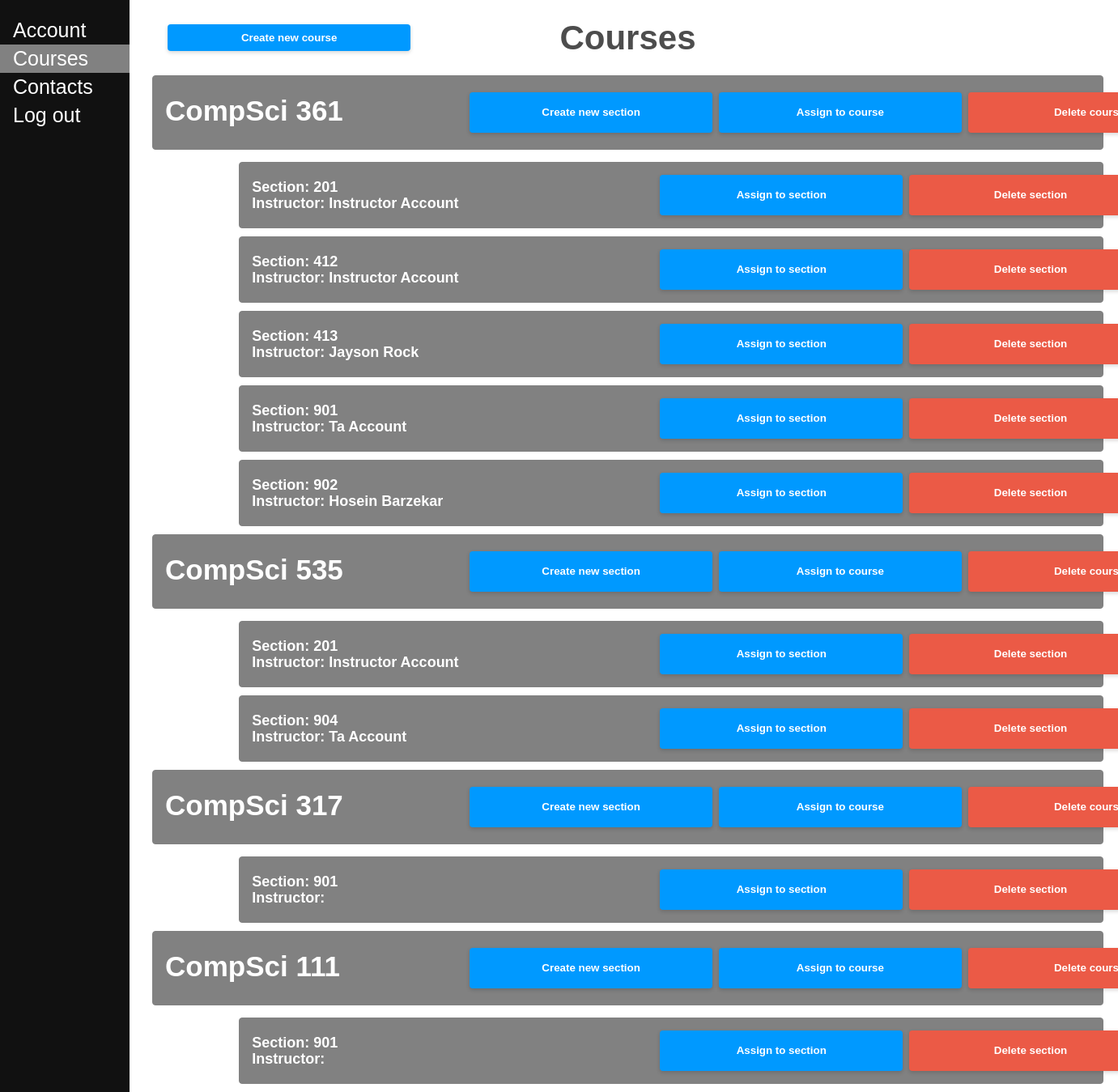
Page /course/ (signed in) on the committed database.
### ourapp/models.py (models this page shows, shortened)
class MyCourse(models.Model):
    name = models.CharField(max_length=100, default=None)
    number = models.IntegerField(default=None)
    people = models.ManyToManyField(MyUser, default=None, blank=True)

class MySection(models.Model):
    course = models.ForeignKey(MyCourse, on_delete=models.CASCADE, default=None)
    number = models.IntegerField(default=None)
    teacher = models.ForeignKey(MyUser, on_delete=models.CASCADE, default=None, null=True, blank=True)

class MyUser(models.Model):
    first_name = models.CharField(max_length=100, default=None)
    last_name = models.CharField(max_length=100, default=None)
    password = models.CharField(max_length=100, default=None)
    address = models.CharField(max_length=100, default=None)
    email = models.EmailField(default=None)
    phone_number = models.CharField(max_length=15, default=None)
    role = models.CharField(max_length=100, default=None, choices=Role.choices)
    skills = models.ManyToManyField(Skill, default=None, blank=True)

### ourapp/views.py (the view, shortened to what this page needs)
# urls.py: path('course/', Course.as_view(), name='course'),
class Course(View):
    def get(self, request):
        ValidSession = validate_session(request)
        if not ValidSession:
            return redirect("/")
        courses = MyCourse.objects.all()
        sections = MySection.objects.all()
        request.session['submitted'] = False
        accounts = MyUser.objects.filter(role__in=['instructor', 'ta'])
        return render(request, "course.html", {"courses": courses, "accounts": accounts, "sections": sections})

### ourapp/helper_methods.py (called while the page is built)
def validate_session(request):
    try:
        key = request.session['name']
    except:
        return False
    return True

### ourapp/templates/course.html (shortened to what this page needs)
<!DOCTYPE html>
<html lang="en">
<head>
    {% load static %}
    <link rel="stylesheet" href="{% static 'styles.css' %}">
</head>
<body>
    <div class="sidenav">
        <a href="/account/">Account</a>
        <a href="/course/" class="current">Courses</a>
        <a href="/contacts/">Contacts</a>
        <a href="/">Log out</a>
    </div>
    <div class="main">
        <section>
            {% if request.session.supervisor %}
                <button class="modButt" id="myBtn">Create new course</button>
            {% endif %}
            <h2>Courses</h2>
            {% for i in courses %}
                <div class="courseBlock">
                    <h1 class="courseName">{{ i.name }} {{ i.number }}</h1>
                    {% if request.session.supervisor %}
                        <div class="assButt">
                            <button class="modButt courseButt secButt">Create new section</button>
                            <button class="modButt courseButt">Assign to course</button>
                            <button class="modButt courseButt delButt">Delete course</button>
                        </div>
                    {% endif %}
                </div>
                {% for j in sections %}
                    {% if j.course == i %}
                        <div class="sectionBlock">
                            <h1 class="sectionName">Section: {{ j.number }}</h1>
                            <h1 class="sectionLead">Instructor: {{ j.teacher.first_name }} {{ j.teacher.last_name }}</h1>
                            {% if request.session.supervisor %}
                                <div class="secButt">
                                    <button class="modButt sectButt">Assign to section</button>
                                    <button class="modButt sectButt delButt">Delete section</button>
                                </div>
                            {% endif %}
                        </div>
                    {% endif %}
                {% endfor %}
            {% endfor %}
        </section>
    </div>
</body>
</html>

### static/styles.css (style rules this page uses)
.modButt { box-shadow: 0px 2px 5px 0px rgb(0 0 0 / 16%); position: absolute; left: 15vw; top: 30px; height: 2.5em; width: 300px; }
a:link { text-decoration: none; }
html { color: #4d4d4d; font-weight: 300; line-height: 1.44em; font-family: sans-serif; }
div { display: block; text-align: center; }
h1 { font-size: 24px; margin-top: 10px; margin-bottom: 25px; }
button { background: #0099FF; width: 100%; color: #FFFFFF; border-radius: 0.3em; display: inline-block; font-weight: bold; padding: 0.6em 1.3em; position: relative; text-decoration: none; border: 0px; }
::placeholder { color: #A8A9AC }
.sidenav { height: 100%; width: 160px; position: fixed; z-index: 1; top: 0; left: 0; background-color: #111111; overflow-x: hidden; padding-top: 20px; }
.sidenav a { padding: 6px 8px 6px 16px; text-decoration: none; text-align: left; font-size: 25px; color: #FFFFFF; display: block; }
.main { margin-left: 170px; font-size: 28px; padding: 0px 10px; }
.current { background-color: #818181; color: #111; }
.courseBlock { background-color: #818181; color: #FFFFFF; padding: 15px; margin-bottom: 15px; border: 1px solid #818181; border-radius: 4px; height: 60px; line-height: 35px; }
.courseName { text-align: left; font-size: 35px; }
.assButt { position: relative; bottom: 95px; right: -4vw; }
.courseButt { color: #FFFFFF; height: 50px; position: relative; }
.delButt { background-color: #EB5A46; }
.sectionBlock { background-color: #818181; position: relative; margin-left: auto; margin-right: 0; color: #FFFFFF; width: 75vw; height: 50px; padding: 15px; margin-bottom: 10px; border: 1px solid #818181; border-radius: 4px; line-height: 10px; }
.sectionName { text-align: left; font-size: 18px; margin-bottom: 10px; }
.sectionLead { text-align: left; font-size: 18px; }
.secButt { position: relative; bottom: 95px; z-index: 0; right: -6vw; }
.sectButt { position: relative; height: 50px; }

### rows in the picture
MyCourse: name "CompSci", number "361"
MySection: number "201", teacher.first_name "Instructor", teacher.last_name "Account"
MySection: number "412", teacher.first_name "Instructor", teacher.last_name "Account"
MySection: number "413", teacher.first_name "Jayson", teacher.last_name "Rock"
MySection: number "901", teacher.first_name "Ta", teacher.last_name "Account"
MySection: number "902", teacher.first_name "Hosein", teacher.last_name "Barzekar"
MyCourse: name "CompSci", number "535"
MySection: number "201", teacher.first_name "Instructor", teacher.last_name "Account"
MySection: number "904", teacher.first_name "Ta", teacher.last_name "Account"
MyCourse: name "CompSci", number "317"
MySection: number "901"
MyCourse: name "CompSci", number "111"
MySection: number "901"
